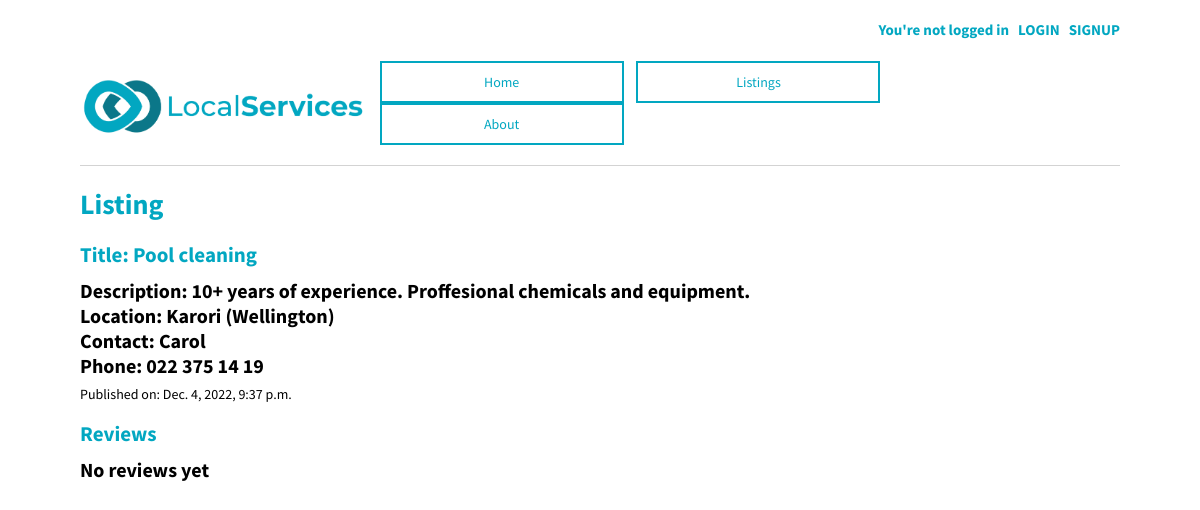
Page /classified/14/ on the earlier database version.
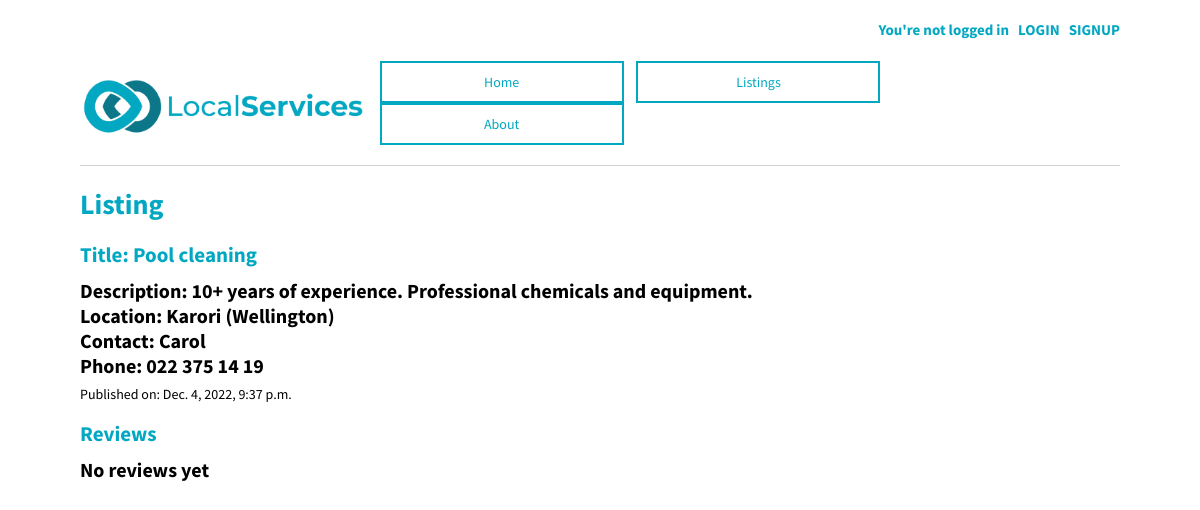
Same page on the later database version.
### LocalServicesBoard/models.py (models this page shows, shortened)
class Classified (models.Model):
    title = models.CharField(max_length=100)
    body = models.TextField(max_length=300)
    area = models.TextField(max_length=50)
    author = models.ForeignKey(settings.AUTH_USER_MODEL, on_delete=models.CASCADE)
    phone = models.CharField (max_length=30, default="")
    date = models.DateTimeField(default=datetime.now, blank=True)

### LocalServicesBoard/views.py (the view, shortened to what this page needs)
# urls.py: path("classified/<int:pk>/", ClassifiedDetailsView.as_view(), name = "classified_detail"),
class ClassifiedDetailsView(DetailView):
    model = Classified
    template_name = "classified_detail.html"
    def get(self, request, *args, **kwargs):
        view = ReviewGet.as_view()
        return view(request, *args, **kwargs)

### LocalServicesBoard/views.py (called while the page is built)
    def get_context_data(self, **kwargs):
        context = super().get_context_data(**kwargs)
        context["form"] = ReviewForm()
        return context

### templates/classified_detail.html (shortened to what this page needs)
{% extends "base.html" %}
{% load static %}
{% load crispy_forms_tags %}
{% block content %}
  <div class="tour-entry">
    <h1>Listing</h1>
    <h2>Title: {{ classified.title }}</h2>
    <h4>Description: {{ classified.body }}
      <br>
       Location: {{ classified.area }}
       <br>
       Contact: {{classified.author.first_name}}
       <br>
       Phone: {{classified.phone}}</h4>
        Published on: {{classified.date}}
    <h2>Reviews</h2>
    {% if classified.review_set.count == 0 %}
        <h4>No reviews yet</h4>
    {% endif %}
  </div>
{% endblock content %}

Differences in the rows shown:
changed Classified "Pool cleaning": body "10+ years of experience. Proffesional chemicals and equipment." → "10+ years of experience. Professional chemicals and equipment."
